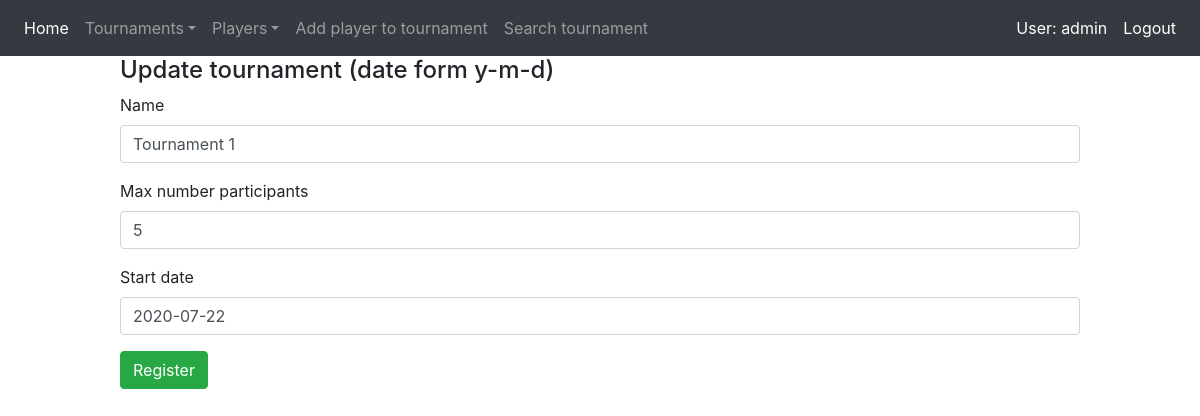
/tournaments/update/1 (signed in), run on an earlier commit of the app's database.
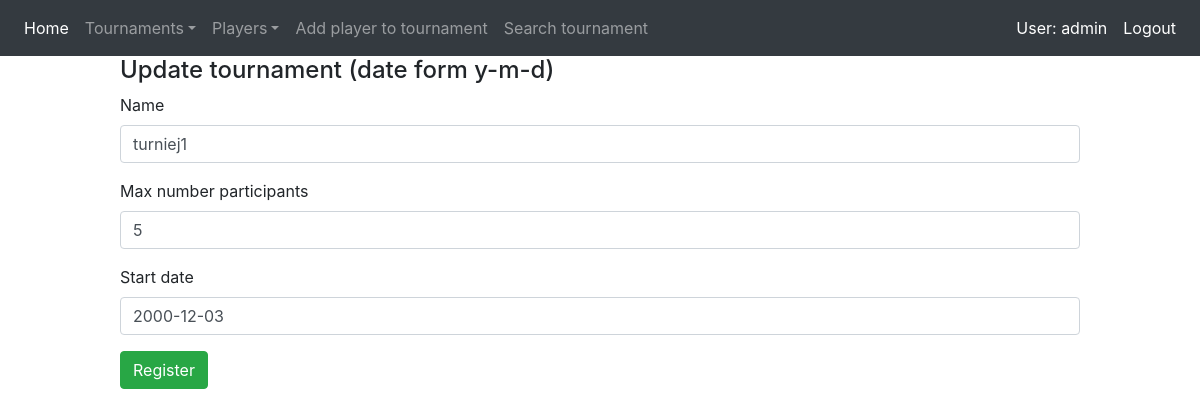
And on a later commit of the database.
### Project_Python/models/tournament_model.py (models this page shows, shortened)
class Tournament(models.Model):
    id = models.AutoField(db_index=True, primary_key=True)
    name = models.CharField(max_length=20)
    max_number_participants = models.IntegerField( )
    current_number_participants = models.IntegerField(default=0)
    start_date = models.DateField( )

### Project_Python/views/tournament_view.py (the view)
# urls.py: path('tournaments/update/<int:pk>', UpdateTournamentView.as_view( ), name="tournament_update"),
class UpdateTournamentView(LoginRequiredMixin, SuccessMessageMixin, UpdateViewForTournament):
    model = Tournament
    fields = ['id', 'name', 'max_number_participants', 'start_date']
    success_message = "Entry was created successfully"
    success_url = reverse_lazy('all_tournament')
    login_url = reverse_lazy('index')

### Project_Python/templates/Project_Python/tournament_update.html (shortened to what this page needs)
{% extends 'Project_Python/scheleton.html' %}
{% load bootstrap4 %}
{% block content %}
    <h4>Update tournament (date form y-m-d)</h4>
    <form method="post">
        {% bootstrap_form form %}
        <button class="btn btn-success">Register</button>
    </form>
{% endblock %}

What changed in the data, as far as the page shows it:
changed Tournament: name "Tournament 1" → "turniej1"; start_date "2020-07-22" → "2000-12-03"
